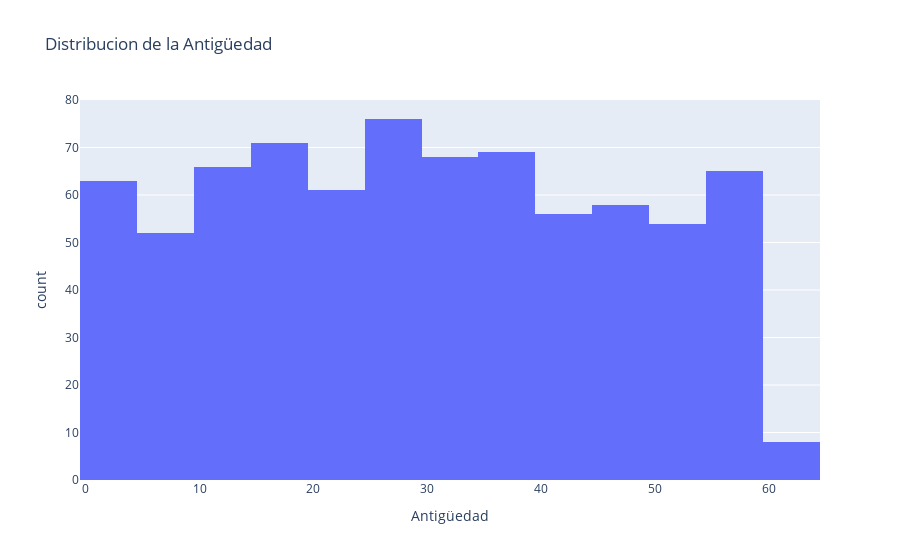

Notebook cell for this chart:
### Code cell
fig = px.histogram(df, x='Antigüedad', title= 'Distribucion de la Antigüedad') 
fig.show()
#la cantidad de personas con una antiguedad de más de 60 años es menor a 10 personas

### Figure 1 — Plotly figure (JSON) as saved in the notebook; plotly's stock layout.template omitted (floating-point values rounded to 4 significant figures; data arrays with more than 128 entries replaced by an {"elided": "..."} marker saying what was removed)
{"data": [{"alignmentgroup": "True", "bingroup": "x", "hovertemplate": "Antigüedad=%{x}<br>count=%{y}<extra></extra>", "legendgroup": "", "marker": {"color": "#636efa"}, "name": "", "offsetgroup": "", "orientation": "v", "showlegend": false, "type": "histogram", "x": {"elided": "767 int values"}, "xaxis": "x", "yaxis": "y"}], "layout": {"barmode": "relative", "legend": {"tracegroupgap": 0}, "title": {"text": "Distribucion de la Antigüedad"}, "xaxis": {"anchor": "y", "domain": [0, 1], "title": {"text": "Antigüedad"}}, "yaxis": {"anchor": "x", "domain": [0, 1], "title": {"text": "count"}}}}
